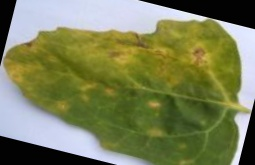
#> input picture quinoa_dataset/test/Mancha_Bacteria/image1_aug_0.jpg, 255 x 165 px
$ python -i quinoa_dataset_generator.py   (imports and definitions only)
#> lines starting #> are read from the running program, lines starting #| are printed output that depends on the picture
import os
import shutil
import cv2
import numpy as np
from scipy.ndimage import map_coordinates, gaussian_filter

# [18 lines left out: function create_dataset_directories, not called in this run]

def augment_image_with_deformations(image, num_augmentations=10):
    """
    Aplica una variedad de técnicas de aumento de datos a una imagen
    para generar un número específico de imágenes aumentadas.
    """
    augmented_images = []

    for i in range(num_augmentations):
        # Clonar la imagen original para aplicar transformaciones
        current_image = image.copy()

        # Voltear horizontalmente de forma aleatoria (50% de probabilidad)
        if np.random.rand() > 0.5:
            current_image = cv2.flip(current_image, 1)

        # Rotar aleatoriamente
        angle = np.random.randint(-15, 15)
        (h, w) = current_image.shape[:2]
        center = (w // 2, h // 2)
        M = cv2.getRotationMatrix2D(center, angle, 1.0)
        current_image = cv2.warpAffine(current_image, M, (w, h))

        # Ajustar brillo y contraste (50% de probabilidad)
        if np.random.rand() > 0.5:
            alpha = np.random.uniform(low=0.8, high=1.2)  # Contraste
            beta = np.random.uniform(low=-20, high=20)   # Brillo
            current_image = cv2.convertScaleAbs(current_image, alpha=alpha, beta=beta)

        # Aplicar deformación elástica a algunas imágenes (60% de probabilidad)
        if np.random.rand() > 0.4:
            alpha_deform = np.random.uniform(low=10, high=30)
            sigma_deform = np.random.uniform(low=3, high=5)
            current_image = deform_image(current_image, alpha_deform, sigma_deform)

        augmented_images.append(current_image)

    return augmented_images

def deform_image(image, alpha, sigma, random_state=None):
    """
    Aplica una deformación elástica a la imagen.
    """
    if random_state is None:
        random_state = np.random.RandomState(None)

    shape = image.shape

    dx = gaussian_filter((random_state.rand(*shape) * 2 - 1), sigma, mode="constant", cval=0) * alpha
    dy = gaussian_filter((random_state.rand(*shape) * 2 - 1), sigma, mode="constant", cval=0) * alpha

    # Se corrige el orden de los argumentos de meshgrid para evitar el error de broadcast
    x, y, z = np.meshgrid(np.arange(shape[1]), np.arange(shape[0]), np.arange(shape[2]))

    indices = np.reshape(y + dy, (-1, 1)), np.reshape(x + dx, (-1, 1)), np.reshape(z, (-1, 1))

    deformed_image = map_coordinates(image, indices, order=1, mode='reflect').reshape(shape)

    return deformed_image


# [58 lines left out: function process_and_save_dataset, not called in this run]

# [7 lines not run here, left out]

>>> import cv2
>>> picture = cv2.imread('quinoa_dataset/test/Mancha_Bacteria/image1_aug_0.jpg')
#> picture is the input picture: shape (165, 255, 3); mean B, G, R 87.9, 129, 123.6
>>> result = augment_image_with_deformations(picture)
#> the loop in augment_image_with_deformations, `for i in range(num_augmentations):` made 10 passes
#> pass 1, in augment_image_with_deformations, `current_image = cv2.flip(current_image, 1)`:
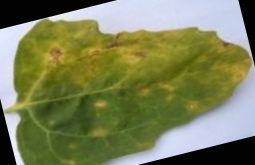
#> current_image: shape (165, 255, 3); mean B, G, R 87.9, 129, 123.6
#> pass 1, in augment_image_with_deformations, `current_image = cv2.warpAffine(current_image, M, (w, h))`:
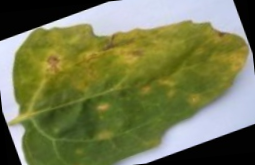
#> current_image: shape (165, 255, 3); mean B, G, R 82, 122.9, 117.9
#> pass 1, in augment_image_with_deformations, `current_image = cv2.convertScaleAbs(current_image, alpha=alpha, beta=b..`:
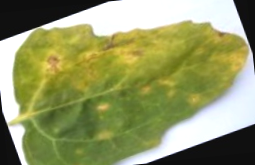
#> current_image: shape (165, 255, 3); mean B, G, R 101.5, 153, 147.9
#> after the loop in augment_image_with_deformations, `for i in range(num_augmentations):`: augmented_images = 10 items
#> result = 10 items

$ run again, on quinoa_dataset/test/Mancha_Foliar/image1_aug_1.jpg
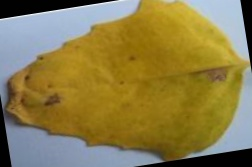
#> input picture quinoa_dataset/test/Mancha_Foliar/image1_aug_1.jpg, 252 x 167 px
#> picture is the input picture: shape (167, 252, 3); mean B, G, R 74.6, 126.1, 139.7
#> the loop in augment_image_with_deformations, `for i in range(num_augmentations):` made 10 passes
#> pass 1, in augment_image_with_deformations, `current_image = cv2.warpAffine(current_image, M, (w, h))`:
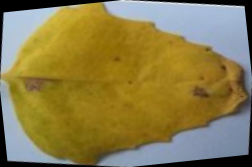
#> current_image: shape (167, 252, 3); mean B, G, R 74.5, 126, 139.6
#> pass 1, in augment_image_with_deformations, `current_image = cv2.convertScaleAbs(current_image, alpha=alpha, beta=b..`:
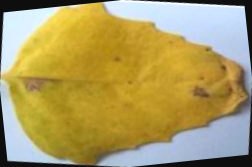
#> current_image: shape (167, 252, 3); mean B, G, R 98.5, 157.9, 173.6
#> after the loop in augment_image_with_deformations, `for i in range(num_augmentations):`: augmented_images = 10 items

$ run again, on quinoa_dataset/test/Mancha_Foliar/image1_aug_2.jpg
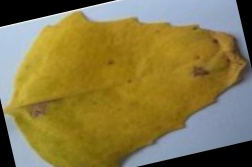
#> input picture quinoa_dataset/test/Mancha_Foliar/image1_aug_2.jpg, 252 x 167 px
#> picture is the input picture: shape (167, 252, 3); mean B, G, R 70.8, 122, 135.8
#> the loop in augment_image_with_deformations, `for i in range(num_augmentations):` made 10 passes
#> pass 1, in augment_image_with_deformations, `current_image = cv2.warpAffine(current_image, M, (w, h))`:
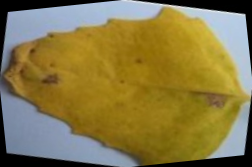
#> current_image: shape (167, 252, 3); mean B, G, R 70.7, 122, 135.7
#> pass 1, in augment_image_with_deformations, `current_image = cv2.convertScaleAbs(current_image, alpha=alpha, beta=b..`:
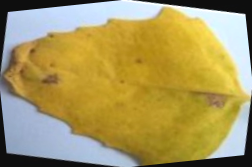
#> current_image: shape (167, 252, 3); mean B, G, R 94.1, 153.3, 169.1
#> after the loop in augment_image_with_deformations, `for i in range(num_augmentations):`: augmented_images = 10 items

$ run again, on quinoa_dataset/test/Mildiu/image1_aug_0.jpg
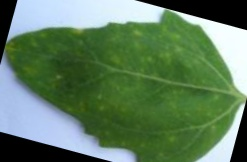
#> input picture quinoa_dataset/test/Mildiu/image1_aug_0.jpg, 247 x 162 px
#> picture is the input picture: shape (162, 247, 3); mean B, G, R 95.8, 126.1, 96
#> the loop in augment_image_with_deformations, `for i in range(num_augmentations):` made 10 passes
#> pass 1, in augment_image_with_deformations, `current_image = cv2.warpAffine(current_image, M, (w, h))`:
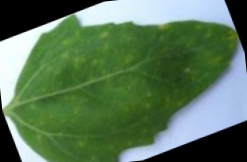
#> current_image: shape (162, 247, 3); mean B, G, R 88.8, 119.3, 90
#> pass 1, in augment_image_with_deformations, `current_image = cv2.convertScaleAbs(current_image, alpha=alpha, beta=b..`:
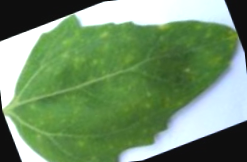
#> current_image: shape (162, 247, 3); mean B, G, R 107, 146, 114.7
#> after the loop in augment_image_with_deformations, `for i in range(num_augmentations):`: augmented_images = 10 items
